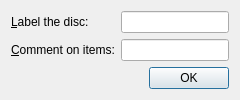
<ui version="4.0" >
 <class>LabelCommentDialog</class>
 <widget class="QDialog" name="LabelCommentDialog" >
  <property name="geometry" >
   <rect>
    <x>0</x>
    <y>0</y>
    <width>264</width>
    <height>100</height>
   </rect>
  </property>
  <property name="windowTitle" >
   <string>Add Entry</string>
  </property>
  <property name="windowIcon" >
   <iconset resource="images/images.qrc" >
    <normaloff>:/images/edit_add.png</normaloff>:/images/edit_add.png</iconset>
  </property>
  <layout class="QVBoxLayout" name="verticalLayout" >
   <property name="sizeConstraint" >
    <enum>QLayout::SetFixedSize</enum>
   </property>
   <item>
    <layout class="QFormLayout" name="formLayout" >
     <item row="0" column="0" >
      <widget class="QLabel" name="label" >
       <property name="text" >
        <string>&amp;Label the disc:</string>
       </property>
       <property name="buddy" >
        <cstring>labelEdit</cstring>
       </property>
      </widget>
     </item>
     <item row="0" column="1" >
      <widget class="QLineEdit" name="labelEdit" />
     </item>
     <item row="1" column="0" >
      <widget class="QLabel" name="label_2" >
       <property name="text" >
        <string>&amp;Comment on items:</string>
       </property>
       <property name="buddy" >
        <cstring>commentEdit</cstring>
       </property>
      </widget>
     </item>
     <item row="1" column="1" >
      <widget class="QLineEdit" name="commentEdit" />
     </item>
    </layout>
   </item>
   <item>
    <layout class="QHBoxLayout" name="horizontalLayout" >
     <item>
      <spacer name="horizontalSpacer" >
       <property name="orientation" >
        <enum>Qt::Horizontal</enum>
       </property>
       <property name="sizeHint" stdset="0" >
        <size>
         <width>40</width>
         <height>20</height>
        </size>
       </property>
      </spacer>
     </item>
     <item>
      <widget class="QPushButton" name="pushButton" >
       <property name="text" >
        <string>OK</string>
       </property>
       <property name="default" >
        <bool>true</bool>
       </property>
      </widget>
     </item>
    </layout>
   </item>
  </layout>
 </widget>
 <resources>
  <include location="images/images.qrc" />
 </resources>
 <connections>
  <connection>
   <sender>pushButton</sender>
   <signal>clicked()</signal>
   <receiver>LabelCommentDialog</receiver>
   <slot>accept()</slot>
   <hints>
    <hint type="sourcelabel" >
     <x>224</x>
     <y>78</y>
    </hint>
    <hint type="destinationlabel" >
     <x>173</x>
     <y>94</y>
    </hint>
   </hints>
  </connection>
 </connections>
</ui>
